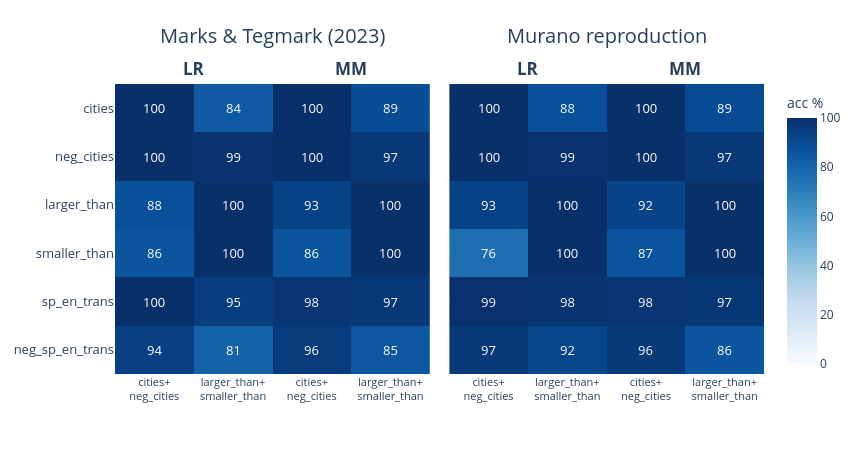

Here is the notebook cell this chart was saved with:
### Markdown cell above
## 5. Generalization across topics

If the model holds one truth direction rather than a separate feature per topic, a
probe trained on one topic should read truth on unrelated topics. Following the
paper's protocol, we mean-center every dataset, fit a logistic (LR) and a mass-mean
(MM) probe on two training medleys (`cities+neg_cities` and
`larger_than+smaller_than`), and score each dataset — held-out datasets on a
validation split the probe never saw, every other dataset on its full set. The MM
probe uses the paper's whitened decision rule in-distribution and the raw direction
out-of-distribution; LR is plain logistic regression. Probes transfer across
topics, and affirmative and negated datasets anti-correlate.

### Code cell
from sklearn.linear_model import LogisticRegression

MEDLEYS = {"cities+neg_cities": ["cities", "neg_cities"],
           "larger_than+smaller_than": ["larger_than", "smaller_than"]}
COLS = [("LR", "cities+neg_cities"), ("LR", "larger_than+smaller_than"),
        ("MM", "cities+neg_cities"), ("MM", "larger_than+smaller_than")]

# Paper's generalization protocol (generalization.ipynb): split the two training-
# medley datasets 80/20, fit probes on the pooled 80% train half, then score each
# held-out (in-medley) dataset on its 20% val split and every other dataset on its
# full set. Fixed seed for reproducibility (the paper draws a random one).
GEN_SPLIT, GEN_SEED = 0.8, 0


def _centered(name):
    """Per-dataset mean-centered activations + labels at the probe layer
    (paper's collect_acts(center=True))."""
    st = probe_stores[name]
    X = st.activations[(PROBE_LAYER, "residual")].float().cpu()
    y = st.labels.float().cpu()
    return X - X.mean(0), y


def _train_mask(n):
    """Random train mask of floor(GEN_SPLIT*n) rows (paper's randperm(n) < k)."""
    g = torch.Generator().manual_seed(GEN_SEED)
    return torch.randperm(n, generator=g) < int(GEN_SPLIT * n)


def _mm_probe(X, y, atol=1e-3):
    """Mass-mean probe (paper's MMProbe.from_data): truth direction plus the
    pseudo-inverse within-class covariance used by the whitened (iid) rule."""
    pos, neg = X[y == 1], X[y == 0]
    direction = pos.mean(0) - neg.mean(0)
    centered = torch.cat([pos - pos.mean(0), neg - neg.mean(0)], 0)
    cov = centered.t() @ centered / X.shape[0]
    inv = torch.linalg.pinv(cov, hermitian=True, atol=atol)  # ~5120x5120, CPU: a few s
    return direction, inv


def build_grid():
    """Reproduce the paper's generalization grid. MM uses the whitened decision
    rule (iid=True, sigmoid(x . inv . dir)) for in-medley val and the raw direction
    (iid=False) out-of-distribution; LR is plain logistic regression either way."""
    grid = {}
    for medley, members in MEDLEYS.items():
        train_X, train_y, val = [], [], {}
        for d in members:
            X, y = _centered(d)
            m = _train_mask(len(y))
            train_X.append(X[m]); train_y.append(y[m])
            val[d] = (X[~m], y[~m])
        Xtr, ytr = torch.cat(train_X), torch.cat(train_y)

        lr = LogisticRegression(max_iter=1000).fit(Xtr.numpy(), ytr.numpy())
        mm_dir, mm_inv = _mm_probe(Xtr, ytr)

        for probe in ("LR", "MM"):
            grid[(probe, medley)] = {}
            for test in CORE:
                Xte, yte = val[test] if test in members else _centered(test)
                if probe == "LR":
                    pred = torch.as_tensor(lr.predict(Xte.numpy()), dtype=torch.float)
                else:  # in-medley -> whitened (iid) rule; OOD -> raw direction
                    score = Xte @ mm_inv @ mm_dir if test in members else Xte @ mm_dir
                    pred = (score > 0).float()
                grid[(probe, medley)][test] = 100 * (pred == yte).float().mean().item()
    return grid


GRID = build_grid()
# Reproduced grid (rows = test set, cols = probe/train-medley).
REPRO = np.array([[GRID[(p, tr)][test] for (p, tr) in COLS] for test in CORE])

# Paper's exact LLaMA-2-13B values, transcribed from the paper's 13B generalization
# grid. Columns pulled per (probe, train-medley):
#   [LR / cities+neg_cities, LR / larger_than+smaller_than,
#    MM / cities+neg_cities, MM / larger_than+smaller_than].
PAPER = {  # test set -> [LR/cn, LR/ls, MM/cn, MM/ls]
    "cities":          [100, 84, 100, 89],
    "neg_cities":      [100, 99, 100, 97],
    "larger_than":     [ 88, 100, 93, 100],
    "smaller_than":    [ 86, 100, 86, 100],
    "sp_en_trans":     [100, 95, 98, 97],
    "neg_sp_en_trans": [ 94, 81, 96, 85],
}
PAPER_M = np.array([PAPER[t] for t in CORE], dtype=float)

# Compact side-by-side heatmaps. Columns 0-1 are LR, columns 2-3 are MM, so the
# probe name is written once (centered over its two columns) and the x tick shows
# only the train medley. Dataset names appear once, on the left panel's rows.
xpos = list(range(len(COLS)))
col_meds = [tr.replace("+", "+<br>") for (_, tr) in COLS]  # train medley per column
panel_titles = ["Marks & Tegmark (2023)", "Murano reproduction"]
fig = make_subplots(rows=1, cols=2, horizontal_spacing=0.03)
for c, M in enumerate([PAPER_M, REPRO], start=1):
    sfx = "" if c == 1 else "2"
    fig.add_trace(go.Heatmap(z=M, x=xpos, y=CORE, zmin=0, zmax=100,
                             colorscale="Blues", showscale=(c == 2),
                             colorbar=dict(title="acc %")), row=1, col=c)
    for i in range(len(CORE)):
        for j in range(len(COLS)):
            fig.add_annotation(x=xpos[j], y=CORE[i], text=f"{M[i, j]:.0f}",
                               showarrow=False, row=1, col=c,
                               font=dict(size=13, color="white" if M[i, j] >= 55 else "#222"))
    # Panel title and the LR / MM group headers, centered over their two columns.
    fig.add_annotation(x=0.5, y=1.22, xref=f"x{sfx} domain", yref=f"y{sfx} domain",
                       text=f"{panel_titles[c - 1]}", showarrow=False,
                       font=dict(size=20))
    for label, xc in [("LR", 0.5), ("MM", 2.5)]:
        fig.add_annotation(x=xc, y=1.1, xref=f"x{sfx}", yref=f"y{sfx} domain",
                           text=f"<b>{label}</b>", showarrow=False, font=dict(size=17))

fig.update_layout(width=860, height=470, margin=dict(l=115, r=70, t=84, b=96))
fig.update_xaxes(tickvals=xpos, ticktext=col_meds, tickfont=dict(size=11))
fig.update_yaxes(autorange="reversed", tickfont=dict(size=13))
fig.update_yaxes(showticklabels=False, row=1, col=2)  # dataset names once, on the left
save_pdf(fig, "fig10_generalization.pdf")
fig

### Figure 1 — Plotly figure (JSON) as saved in the notebook; plotly's stock layout.template omitted (floating-point values rounded to 4 significant figures)
{"data": [{"colorbar": {"title": {"text": "acc %"}}, "colorscale": [[0, "rgb(247,251,255)"], [0.125, "rgb(222,235,247)"], [0.25, "rgb(198,219,239)"], [0.375, "rgb(158,202,225)"], [0.5, "rgb(107,174,214)"], [0.625, "rgb(66,146,198)"], [0.75, "rgb(33,113,181)"], [0.875, "rgb(8,81,156)"], [1, "rgb(8,48,107)"]], "showscale": false, "type": "heatmap", "x": [0, 1, 2, 3], "xaxis": "x", "y": ["cities", "neg_cities", "larger_than", "smaller_than", "sp_en_trans", "neg_sp_en_trans"], "yaxis": "y", "z": [[100.0, 84.0, 100.0, 89.0], [100.0, 99.0, 100.0, 97.0], [88.0, 100.0, 93.0, 100.0], [86.0, 100.0, 86.0, 100.0], [100.0, 95.0, 98.0, 97.0], [94.0, 81.0, 96.0, 85.0]], "zmax": 100, "zmin": 0}, {"colorbar": {"title": {"text": "acc %"}}, "colorscale": [[0, "rgb(247,251,255)"], [0.125, "rgb(222,235,247)"], [0.25, "rgb(198,219,239)"], [0.375, "rgb(158,202,225)"], [0.5, "rgb(107,174,214)"], [0.625, "rgb(66,146,198)"], [0.75, "rgb(33,113,181)"], [0.875, "rgb(8,81,156)"], [1, "rgb(8,48,107)"]], "showscale": true, "type": "heatmap", "x": [0, 1, 2, 3], "xaxis": "x2", "y": ["cities", "neg_cities", "larger_than", "smaller_than", "sp_en_trans", "neg_sp_en_trans"], "yaxis": "y2", "z": [[99.67, 87.83, 99.67, 89.37], [99.67, 99.47, 99.67, 97.06], [93.18, 99.75, 92.32, 99.75], [76.36, 99.75, 86.72, 99.75], [99.44, 98.31, 98.02, 97.18], [96.61, 91.53, 96.33, 85.59]], "zmax": 100, "zmin": 0}], "layout": {"annotations": [{"font": {"color": "white", "size": 13}, "showarrow": false, "text": "100", "x": 0, "xref": "x", "y": "cities", "yref": "y"}, {"font": {"color": "white", "size": 13}, "showarrow": false, "text": "84", "x": 1, "xref": "x", "y": "cities", "yref": "y"}, {"font": {"color": "white", "size": 13}, "showarrow": false, "text": "100", "x": 2, "xref": "x", "y": "cities", "yref": "y"}, {"font": {"color": "white", "size": 13}, "showarrow": false, "text": "89", "x": 3, "xref": "x", "y": "cities", "yref": "y"}, {"font": {"color": "white", "size": 13}, "showarrow": false, "text": "100", "x": 0, "xref": "x", "y": "neg_cities", "yref": "y"}, {"font": {"color": "white", "size": 13}, "showarrow": false, "text": "99", "x": 1, "xref": "x", "y": "neg_cities", "yref": "y"}, {"font": {"color": "white", "size": 13}, "showarrow": false, "text": "100", "x": 2, "xref": "x", "y": "neg_cities", "yref": "y"}, {"font": {"color": "white", "size": 13}, "showarrow": false, "text": "97", "x": 3, "xref": "x", "y": "neg_cities", "yref": "y"}, {"font": {"color": "white", "size": 13}, "showarrow": false, "text": "88", "x": 0, "xref": "x", "y": "larger_than", "yref": "y"}, {"font": {"color": "white", "size": 13}, "showarrow": false, "text": "100", "x": 1, "xref": "x", "y": "larger_than", "yref": "y"}, {"font": {"color": "white", "size": 13}, "showarrow": false, "text": "93", "x": 2, "xref": "x", "y": "larger_than", "yref": "y"}, {"font": {"color": "white", "size": 13}, "showarrow": false, "text": "100", "x": 3, "xref": "x", "y": "larger_than", "yref": "y"}, {"font": {"color": "white", "size": 13}, "showarrow": false, "text": "86", "x": 0, "xref": "x", "y": "smaller_than", "yref": "y"}, {"font": {"color": "white", "size": 13}, "showarrow": false, "text": "100", "x": 1, "xref": "x", "y": "smaller_than", "yref": "y"}, {"font": {"color": "white", "size": 13}, "showarrow": false, "text": "86", "x": 2, "xref": "x", "y": "smaller_than", "yref": "y"}, {"font": {"color": "white", "size": 13}, "showarrow": false, "text": "100", "x": 3, "xref": "x", "y": "smaller_than", "yref": "y"}, {"font": {"color": "white", "size": 13}, "showarrow": false, "text": "100", "x": 0, "xref": "x", "y": "sp_en_trans", "yref": "y"}, {"font": {"color": "white", "size": 13}, "showarrow": false, "text": "95", "x": 1, "xref": "x", "y": "sp_en_trans", "yref": "y"}, {"font": {"color": "white", "size": 13}, "showarrow": false, "text": "98", "x": 2, "xref": "x", "y": "sp_en_trans", "yref": "y"}, {"font": {"color": "white", "size": 13}, "showarrow": false, "text": "97", "x": 3, "xref": "x", "y": "sp_en_trans", "yref": "y"}, {"font": {"color": "white", "size": 13}, "showarrow": false, "text": "94", "x": 0, "xref": "x", "y": "neg_sp_en_trans", "yref": "y"}, {"font": {"color": "white", "size": 13}, "showarrow": false, "text": "81", "x": 1, "xref": "x", "y": "neg_sp_en_trans", "yref": "y"}, {"font": {"color": "white", "size": 13}, "showarrow": false, "text": "96", "x": 2, "xref": "x", "y": "neg_sp_en_trans", "yref": "y"}, {"font": {"color": "white", "size": 13}, "showarrow": false, "text": "85", "x": 3, "xref": "x", "y": "neg_sp_en_trans", "yref": "y"}, {"font": {"size": 20}, "showarrow": false, "text": "Marks & Tegmark (2023)", "x": 0.5, "xref": "x domain", "y": 1.22, "yref": "y domain"}, {"font": {"size": 17}, "showarrow": false, "text": "<b>LR</b>", "x": 0.5, "xref": "x", "y": 1.1, "yref": "y domain"}, {"font": {"size": 17}, "showarrow": false, "text": "<b>MM</b>", "x": 2.5, "xref": "x", "y": 1.1, "yref": "y domain"}, {"font": {"color": "white", "size": 13}, "showarrow": false, "text": "100", "x": 0, "xref": "x2", "y": "cities", "yref": "y2"}, {"font": {"color": "white", "size": 13}, "showarrow": false, "text": "88", "x": 1, "xref": "x2", "y": "cities", "yref": "y2"}, {"font": {"color": "white", "size": 13}, "showarrow": false, "text": "100", "x": 2, "xref": "x2", "y": "cities", "yref": "y2"}, {"font": {"color": "white", "size": 13}, "showarrow": false, "text": "89", "x": 3, "xref": "x2", "y": "cities", "yref": "y2"}, {"font": {"color": "white", "size": 13}, "showarrow": false, "text": "100", "x": 0, "xref": "x2", "y": "neg_cities", "yref": "y2"}, {"font": {"color": "white", "size": 13}, "showarrow": false, "text": "99", "x": 1, "xref": "x2", "y": "neg_cities", "yref": "y2"}, {"font": {"color": "white", "size": 13}, "showarrow": false, "text": "100", "x": 2, "xref": "x2", "y": "neg_cities", "yref": "y2"}, {"font": {"color": "white", "size": 13}, "showarrow": false, "text": "97", "x": 3, "xref": "x2", "y": "neg_cities", "yref": "y2"}, {"font": {"color": "white", "size": 13}, "showarrow": false, "text": "93", "x": 0, "xref": "x2", "y": "larger_than", "yref": "y2"}, {"font": {"color": "white", "size": 13}, "showarrow": false, "text": "100", "x": 1, "xref": "x2", "y": "larger_than", "yref": "y2"}, {"font": {"color": "white", "size": 13}, "showarrow": false, "text": "92", "x": 2, "xref": "x2", "y": "larger_than", "yref": "y2"}, {"font": {"color": "white", "size": 13}, "showarrow": false, "text": "100", "x": 3, "xref": "x2", "y": "larger_than", "yref": "y2"}, {"font": {"color": "white", "size": 13}, "showarrow": false, "text": "76", "x": 0, "xref": "x2", "y": "smaller_than", "yref": "y2"}, {"font": {"color": "white", "size": 13}, "showarrow": false, "text": "100", "x": 1, "xref": "x2", "y": "smaller_than", "yref": "y2"}, {"font": {"color": "white", "size": 13}, "showarrow": false, "text": "87", "x": 2, "xref": "x2", "y": "smaller_than", "yref": "y2"}, {"font": {"color": "white", "size": 13}, "showarrow": false, "text": "100", "x": 3, "xref": "x2", "y": "smaller_than", "yref": "y2"}, {"font": {"color": "white", "size": 13}, "showarrow": false, "text": "99", "x": 0, "xref": "x2", "y": "sp_en_trans", "yref": "y2"}, {"font": {"color": "white", "size": 13}, "showarrow": false, "text": "98", "x": 1, "xref": "x2", "y": "sp_en_trans", "yref": "y2"}, {"font": {"color": "white", "size": 13}, "showarrow": false, "text": "98", "x": 2, "xref": "x2", "y": "sp_en_trans", "yref": "y2"}, {"font": {"color": "white", "size": 13}, "showarrow": false, "text": "97", "x": 3, "xref": "x2", "y": "sp_en_trans", "yref": "y2"}, {"font": {"color": "white", "size": 13}, "showarrow": false, "text": "97", "x": 0, "xref": "x2", "y": "neg_sp_en_trans", "yref": "y2"}, {"font": {"color": "white", "size": 13}, "showarrow": false, "text": "92", "x": 1, "xref": "x2", "y": "neg_sp_en_trans", "yref": "y2"}, {"font": {"color": "white", "size": 13}, "showarrow": false, "text": "96", "x": 2, "xref": "x2", "y": "neg_sp_en_trans", "yref": "y2"}, {"font": {"color": "white", "size": 13}, "showarrow": false, "text": "86", "x": 3, "xref": "x2", "y": "neg_sp_en_trans", "yref": "y2"}, {"font": {"size": 20}, "showarrow": false, "text": "Murano reproduction", "x": 0.5, "xref": "x2 domain", "y": 1.22, "yref": "y2 domain"}, {"font": {"size": 17}, "showarrow": false, "text": "<b>LR</b>", "x": 0.5, "xref": "x2", "y": 1.1, "yref": "y2 domain"}, {"font": {"size": 17}, "showarrow": false, "text": "<b>MM</b>", "x": 2.5, "xref": "x2", "y": 1.1, "yref": "y2 domain"}], "height": 470, "margin": {"b": 96, "l": 115, "r": 70, "t": 84}, "width": 860, "xaxis": {"anchor": "y", "domain": [0, 0.485], "tickfont": {"size": 11}, "ticktext": ["cities+<br>neg_cities", "larger_than+<br>smaller_than", "cities+<br>neg_cities", "larger_than+<br>smaller_than"], "tickvals": [0, 1, 2, 3]}, "xaxis2": {"anchor": "y2", "domain": [0.515, 1], "tickfont": {"size": 11}, "ticktext": ["cities+<br>neg_cities", "larger_than+<br>smaller_than", "cities+<br>neg_cities", "larger_than+<br>smaller_than"], "tickvals": [0, 1, 2, 3]}, "yaxis": {"anchor": "x", "autorange": "reversed", "domain": [0, 1], "tickfont": {"size": 13}}, "yaxis2": {"anchor": "x2", "autorange": "reversed", "domain": [0, 1], "showticklabels": false, "tickfont": {"size": 13}}}}
